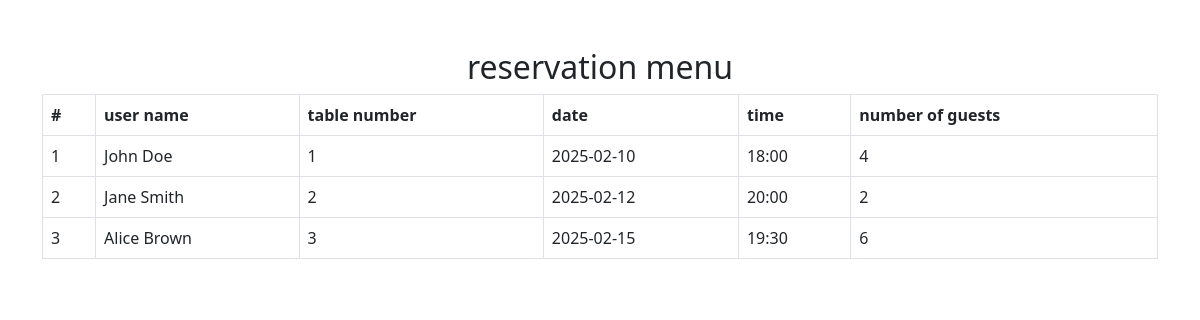
The app's page /views/shared/reservation_list.php, older data.
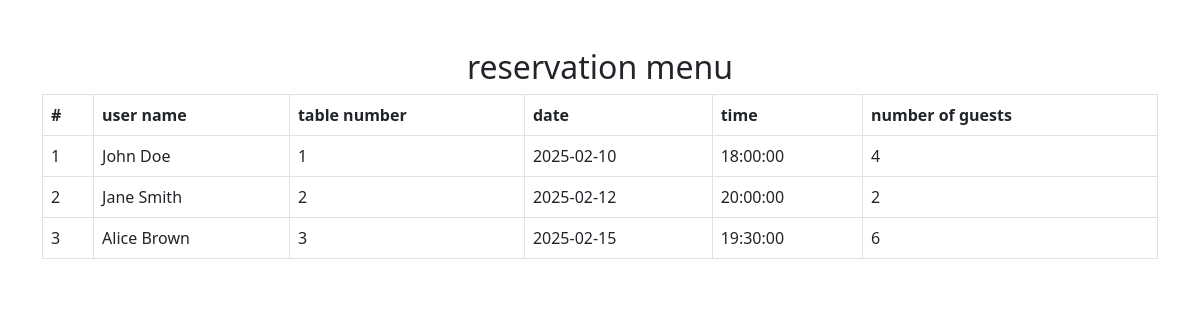
The same page, newer data.
### tables this page shows
CREATE TABLE `reservation`(
    id int PRIMARY KEY AUTO_INCREMENT,
    user_id int,
    table_id int ,
    reservation_date date,
    reservation_time time,
    guests int,
    table_status boolean,
    created_at TIMESTAMP DEFAULT CURRENT_TIMESTAMP,
     FOREIGN KEY (table_id) REFERENCES tables(id) ON DELETE CASCADE,
     FOREIGN KEY (user_id) REFERENCES users(id) ON DELETE CASCADE
);

CREATE TABLE `users`(
    id int PRIMARY KEY AUTO_INCREMENT,
    user_name varchar(255),
    email varchar(255) unique,
    passwordd varchar(255),
    rolee int,
    profile_picture text,
    phone int,
    addresss varchar(255),
    created_at TIMESTAMP DEFAULT CURRENT_TIMESTAMP

);

CREATE TABLE `tables`(
    id int PRIMARY KEY AUTO_INCREMENT ,
    chairs int,
    available boolean

);

### views/shared/reservation_list.php (the view, shortened to what this page needs)
<?php
$database = new Database();
$pdo = $database->connect();
$stmt = $pdo->query("SELECT r.id, u.user_name AS user_name, t.id AS table_id, r.reservation_date, r.reservation_time, r.guests
FROM reservation r
JOIN users u ON r.id = u.id
JOIN tables t ON r.table_id = t.id
");
$reservations = $stmt->fetchAll(PDO::FETCH_ASSOC);
?>
<!DOCTYPE html>
<html lang="en">
<head>
    <link href="https://cdn.jsdelivr.net/npm/bootstrap@5.3.0/dist/css/bootstrap.min.css" rel="stylesheet">
</head>
<body>
<div class="container mt-5">
    <h2 class="text-center"> reservation menu </h2>
    <table class="table table-bordered">
        <thead>
            <tr>
                <th>#</th>
                <th>user name </th>
                <th> table number </th>
                <th> date </th>
                <th> time </th>
                <th> number of guests </th>
            </tr>
        </thead>
        <tbody>
            <?php foreach ($reservations as $reservation) : ?>
                <tr>
                    <td><?= $reservation["id"] ?></td>
                    <td><?= htmlspecialchars($reservation["user_name"]) ?></td>
                    <td><?= $reservation["table_id"] ?></td>
                    <td><?= $reservation["reservation_date"] ?></td>
                    <td><?= $reservation["reservation_time"] ?></td>
                    <td><?= $reservation["guests"] ?></td>
                </tr>
            <?php endforeach; ?>
        </tbody>
    </table>
</div>
</body>
</html>

Row changes from the older to the newer data that the page shows:
changed reservation "John Doe": reservation_time "18:00" → "18:00:00"
changed reservation "Jane Smith": reservation_time "20:00" → "20:00:00"
changed reservation "Alice Brown": reservation_time "19:30" → "19:30:00"
